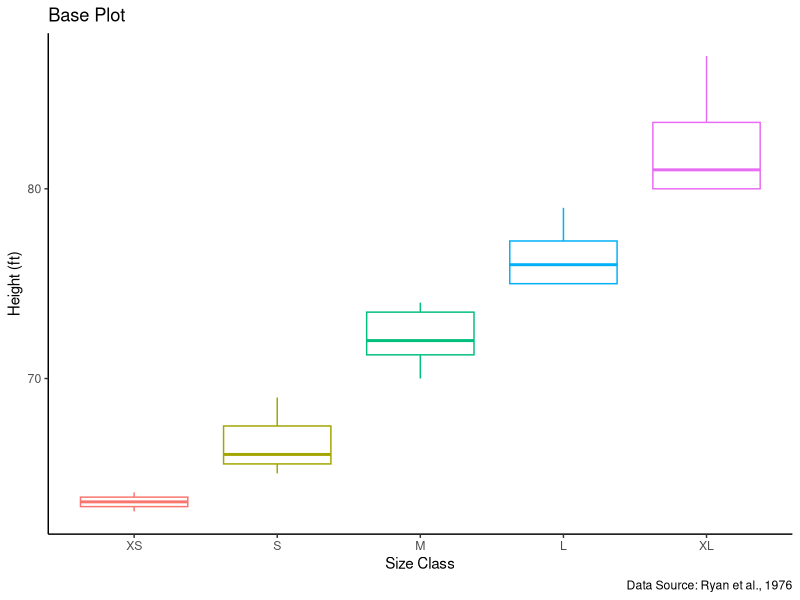
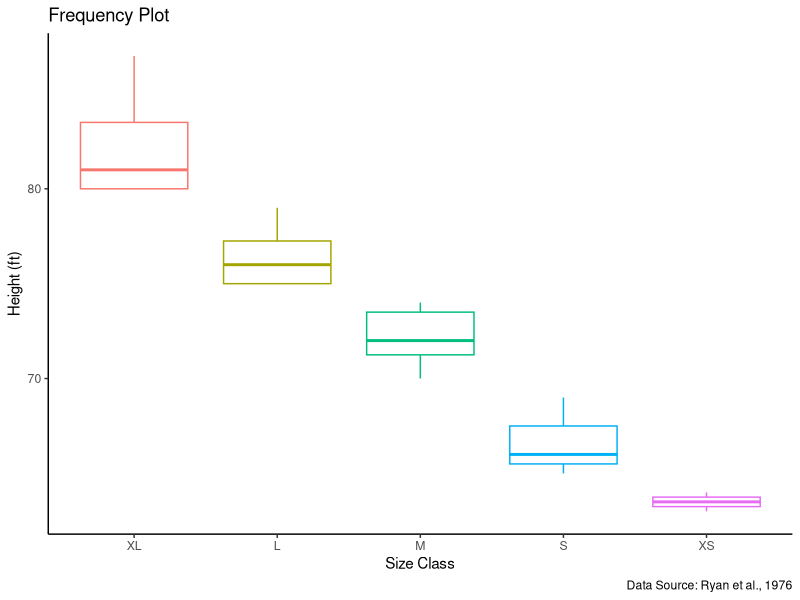
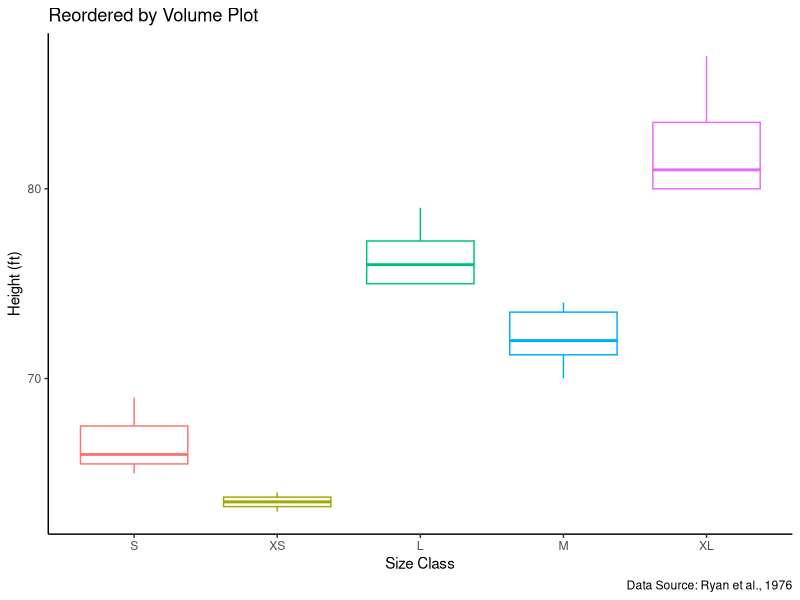
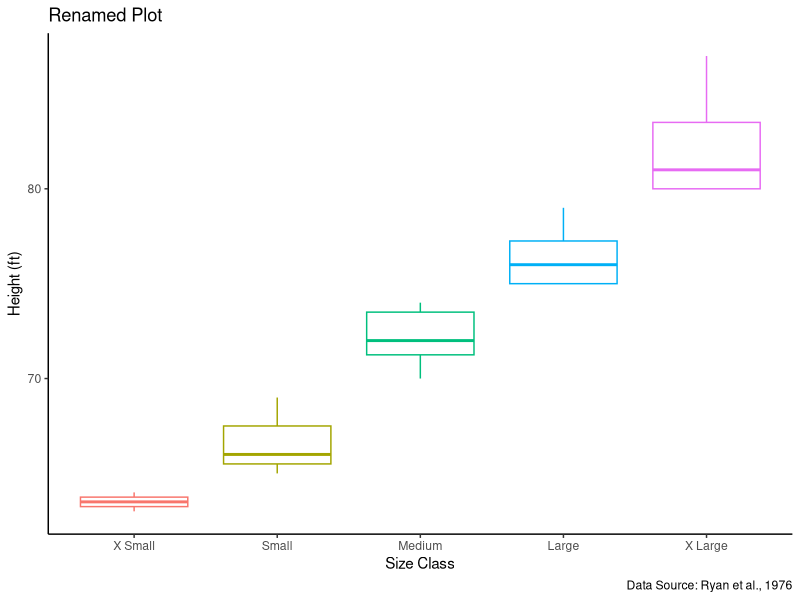
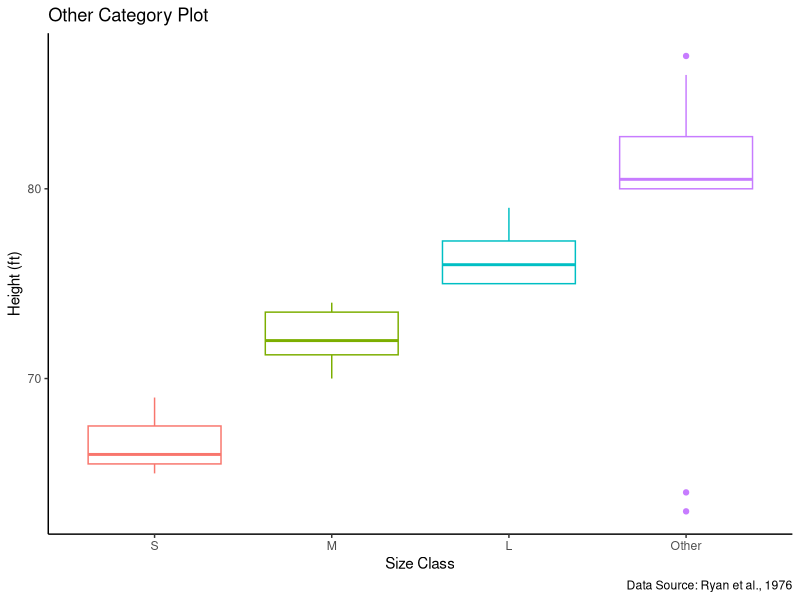

These charts were generated, in order, by the following R code:
## ---- chunk 1
knitr::opts_chunk$set(echo = TRUE)
## ---- chunk 2
# Load necessary packages.
library(tidyverse)
## ---- chunk 3
# Load necessary data.
#View(trees)

trees_df <- trees # Save data to environment.
## ---- chunk 4
# Add a column of size classes.
trees_df <- trees_df %>%
  mutate(SizeClass = case_when( # adding in a new column
    Height < 65 ~ "XS",
    Height >= 65 & Height < 70 ~ "S",
    Height >= 70 & Height < 75 ~ "M",
    Height >= 75 & Height < 80 ~ "L",
    Height >= 80 ~ "XL"
  ))

#str(trees_df) # examines structure.

# factor()
trees_df <- trees_df %>%
  mutate(SizeClassF = factor(SizeClass)) # make new factor column
  
#str(trees_df)  

trees_df$SizeClassF <- factor(trees_df$SizeClass) # achieves the same result as the pipe above.

# levels()
levels(trees_df$SizeClassF)

# fct_relevel()
fct_relevel(trees_df$SizeClassF, c ("XS", "S", "M", "L", "XL")) # relevels our categories manually.

trees_df <- trees_df %>%
  mutate(SizeClassF = factor(SizeClass, levels = c("XS", "S", "M", "L", "XL"))) # achieves the same result as using fct_relevel.

str(trees_df)
## ---- chunk 5

# fct_count()
count <- fct_count(trees_df$SizeClassF) # Counts number of observations in each level.

# fct_unique()
unique <- fct_unique(trees_df$SizeClassF) # Counts number of unique levels in a dataset.
View(unique)

# Create a base boxplot of the data.

boxplot1 <- trees_df %>%
  ggplot(aes(x = SizeClassF, y = Height, color = SizeClassF)) +
  geom_boxplot() +
  labs(title = "Base Plot",
    x = "Size Class",
    y = "Height (ft)",
    color = "Size Class",
    caption = "Data Source: Ryan et al., 1976") +
  theme_classic() +
  theme(legend.position = "none") # Removes legend.

boxplot1

# fct_infreq()
# Sorts factors in descending order of frequency.
boxplot2 <- trees_df %>%
  mutate(SizeClassF = fct_infreq(SizeClassF)) %>%
  ggplot(aes(x = SizeClassF, y = Height, color = SizeClassF)) +
  geom_boxplot() +
  labs(title = "Frequency Plot",
    x = "Size Class",
    y = "Height (ft)",
    color = "Size Class",
    caption = "Data Source: Ryan et al., 1976") +
  theme_classic() +
  theme(legend.position = "none") # Removes legend.

boxplot2

#fct_reorder()
# Reorders factor column by another column.
# ideally, there should be a 1:1 match between factors and other columns observations.
# fct_reorder2() - allows you to reorder groups based on how their variables plot on a graph (in the x and y directions)
boxplot3 <- trees_df %>%
  mutate(SizeClassF = fct_reorder(SizeClassF, Volume)) %>%
  ggplot(aes(x = SizeClassF, y = Height, color = SizeClassF)) +
  geom_boxplot() +
  labs(title = "Reordered by Volume Plot",
    x = "Size Class",
    y = "Height (ft)",
    color = "Size Class",
    caption = "Data Source: Ryan et al., 1976") +
  theme_classic() +
  theme(legend.position = "none") # Removes legend.

boxplot3

# fct_recode()
# Manually reassign names of categories/factor levels.
boxplot4 <- trees_df %>%
  mutate(SizeClassF = fct_relevel(SizeClassF, c ("XS", "S", "M", "L", "XL"))) %>% # ensures ordering by size class
  mutate(SizeClassF2 = fct_recode(SizeClassF, "X Small" = "XS", "Small" = "S", "Medium" = "M", "Large" = "L", "X Large" = "XL")) %>% # creates a new column with full names, still ordered
  ggplot(aes(x = SizeClassF2, y = Height, color = SizeClassF2)) +
  geom_boxplot() +
  labs(title = "Renamed Plot",
    x = "Size Class",
    y = "Height (ft)",
    color = "Size Class",
    caption = "Data Source: Ryan et al., 1976") +
  theme_classic() +
  theme(legend.position = "none") # Removes legend.

boxplot4

#fct_other()
# Select certain categories, and deem the rest as "other".

boxplot5 <- trees_df %>%
  mutate(SizeClassF3 = fct_other(SizeClassF, keep = c ("S", "M", "L"))) %>% # can also use drop
  ggplot(aes(x = SizeClassF3, y = Height, color = SizeClassF3)) +
  geom_boxplot() +
  labs(title = "Other Category Plot",
    x = "Size Class",
    y = "Height (ft)",
    color = "Size Class",
    caption = "Data Source: Ryan et al., 1976") +
  theme_classic() +
  theme(legend.position = "none") # Removes legend.

boxplot5

# fct_expand()
# Add a new factor level/category.

trees_expand <- trees_df %>%
  mutate(SizeClassF4 = fct_expand(SizeClassF, "XXL"))

levels(trees_expand$SizeClassF4) # checks levels

# fct_drop()
# Removes a factor/category.
# Do not need to specify factor, because R will recognize those that are unused and drop them.
trees_expand <- trees_expand %>%
  mutate(SizeClassF5 = fct_drop(SizeClassF4))

levels(trees_expand$SizeClassF5)

